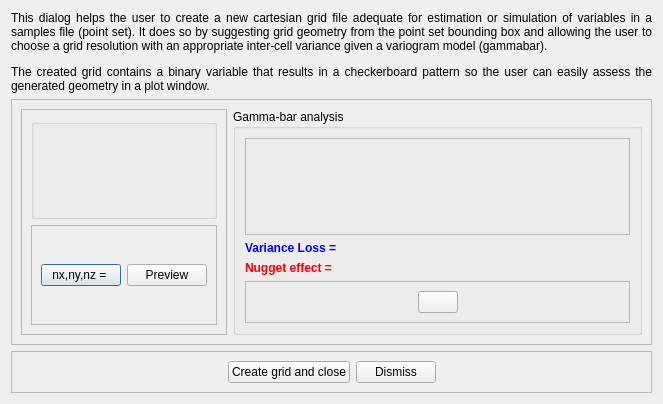
<?xml version="1.0" encoding="UTF-8"?>
<ui version="4.0">
 <class>CreateGridDialog</class>
 <widget class="QDialog" name="CreateGridDialog">
  <property name="geometry">
   <rect>
    <x>0</x>
    <y>0</y>
    <width>663</width>
    <height>404</height>
   </rect>
  </property>
  <property name="windowTitle">
   <string>Dialog</string>
  </property>
  <layout class="QVBoxLayout" name="verticalLayout_2">
   <item>
    <widget class="QLabel" name="label">
     <property name="text">
      <string>&lt;html&gt;&lt;head/&gt;&lt;body&gt;&lt;p&gt;This dialog helps the user to create a new cartesian grid file adequate for estimation or simulation of variables in a samples file (point set). It does so by suggesting grid geometry from the point set bounding box and allowing the user to choose a grid resolution with an appropriate inter-cell variance given a variogram model (gammabar).&lt;/p&gt;&lt;p&gt;The created grid contains a binary variable that results in a checkerboard pattern so the user can easily assess the generated geometry in a plot window.&lt;/p&gt;&lt;/body&gt;&lt;/html&gt;</string>
     </property>
     <property name="alignment">
      <set>Qt::AlignJustify|Qt::AlignVCenter</set>
     </property>
     <property name="wordWrap">
      <bool>true</bool>
     </property>
    </widget>
   </item>
   <item>
    <widget class="QFrame" name="frame_2">
     <property name="sizePolicy">
      <sizepolicy hsizetype="Preferred" vsizetype="Expanding">
       <horstretch>0</horstretch>
       <verstretch>0</verstretch>
      </sizepolicy>
     </property>
     <property name="frameShape">
      <enum>QFrame::StyledPanel</enum>
     </property>
     <property name="frameShadow">
      <enum>QFrame::Raised</enum>
     </property>
     <layout class="QHBoxLayout" name="horizontalLayout_3">
      <item>
       <widget class="QFrame" name="frame_4">
        <property name="frameShape">
         <enum>QFrame::StyledPanel</enum>
        </property>
        <property name="frameShadow">
         <enum>QFrame::Raised</enum>
        </property>
        <layout class="QVBoxLayout" name="verticalLayout_4">
         <item>
          <widget class="QGroupBox" name="groupBox">
           <property name="title">
            <string/>
           </property>
           <layout class="QVBoxLayout" name="grpGridParameters">
            <property name="spacing">
             <number>0</number>
            </property>
            <property name="leftMargin">
             <number>0</number>
            </property>
            <property name="topMargin">
             <number>0</number>
            </property>
            <property name="rightMargin">
             <number>0</number>
            </property>
            <property name="bottomMargin">
             <number>0</number>
            </property>
           </layout>
          </widget>
         </item>
         <item>
          <widget class="QFrame" name="frame_5">
           <property name="frameShape">
            <enum>QFrame::StyledPanel</enum>
           </property>
           <property name="frameShadow">
            <enum>QFrame::Raised</enum>
           </property>
           <layout class="QHBoxLayout" name="horizontalLayout_4">
            <item>
             <widget class="QPushButton" name="btnCalcN">
              <property name="toolTip">
               <string>Compute new nx,ny,nz from the current origin and cell size values so all data is within the grid.</string>
              </property>
              <property name="text">
               <string>nx,ny,nz = </string>
              </property>
             </widget>
            </item>
            <item>
             <widget class="QPushButton" name="btnPreview">
              <property name="text">
               <string>Preview</string>
              </property>
             </widget>
            </item>
           </layout>
          </widget>
         </item>
        </layout>
       </widget>
      </item>
      <item>
       <widget class="QGroupBox" name="groupBox_2">
        <property name="title">
         <string>Gamma-bar analysis</string>
        </property>
        <layout class="QVBoxLayout" name="verticalLayout">
         <item>
          <widget class="QFrame" name="frmVariogramModels">
           <property name="sizePolicy">
            <sizepolicy hsizetype="Preferred" vsizetype="Expanding">
             <horstretch>0</horstretch>
             <verstretch>0</verstretch>
            </sizepolicy>
           </property>
           <property name="frameShape">
            <enum>QFrame::StyledPanel</enum>
           </property>
           <property name="frameShadow">
            <enum>QFrame::Raised</enum>
           </property>
           <layout class="QVBoxLayout" name="verticalLayout_3">
            <property name="spacing">
             <number>0</number>
            </property>
            <property name="leftMargin">
             <number>0</number>
            </property>
            <property name="topMargin">
             <number>0</number>
            </property>
            <property name="rightMargin">
             <number>0</number>
            </property>
            <property name="bottomMargin">
             <number>0</number>
            </property>
           </layout>
          </widget>
         </item>
         <item>
          <widget class="QLabel" name="lblVarianceLoss">
           <property name="text">
            <string>&lt;html&gt;&lt;head/&gt;&lt;body&gt;&lt;p&gt;&lt;span style=&quot; font-weight:600; color:#0000ff;&quot;&gt;Variance Loss = &lt;/span&gt;&lt;/p&gt;&lt;/body&gt;&lt;/html&gt;</string>
           </property>
          </widget>
         </item>
         <item>
          <widget class="QLabel" name="lblNugget">
           <property name="text">
            <string>&lt;html&gt;&lt;head/&gt;&lt;body&gt;&lt;p&gt;&lt;span style=&quot; font-weight:600; color:#ff0000;&quot;&gt;Nugget effect = &lt;/span&gt;&lt;/p&gt;&lt;/body&gt;&lt;/html&gt;</string>
           </property>
          </widget>
         </item>
         <item>
          <widget class="QFrame" name="frame_3">
           <property name="sizePolicy">
            <sizepolicy hsizetype="Preferred" vsizetype="Minimum">
             <horstretch>0</horstretch>
             <verstretch>0</verstretch>
            </sizepolicy>
           </property>
           <property name="frameShape">
            <enum>QFrame::StyledPanel</enum>
           </property>
           <property name="frameShadow">
            <enum>QFrame::Raised</enum>
           </property>
           <layout class="QHBoxLayout" name="horizontalLayout_2">
            <item>
             <spacer name="horizontalSpacer_3">
              <property name="orientation">
               <enum>Qt::Horizontal</enum>
              </property>
              <property name="sizeHint" stdset="0">
               <size>
                <width>117</width>
                <height>20</height>
               </size>
              </property>
             </spacer>
            </item>
            <item>
             <widget class="QPushButton" name="btnRunGammaBar">
              <property name="toolTip">
               <string>Run gammabar</string>
              </property>
              <property name="text">
               <string/>
              </property>
              <property name="icon">
               <iconset resource="resources.qrc">
                <normaloff>:/icons/gbar16</normaloff>:/icons/gbar16</iconset>
              </property>
             </widget>
            </item>
            <item>
             <spacer name="horizontalSpacer_4">
              <property name="orientation">
               <enum>Qt::Horizontal</enum>
              </property>
              <property name="sizeHint" stdset="0">
               <size>
                <width>117</width>
                <height>20</height>
               </size>
              </property>
             </spacer>
            </item>
           </layout>
          </widget>
         </item>
        </layout>
       </widget>
      </item>
     </layout>
    </widget>
   </item>
   <item>
    <widget class="QFrame" name="frame">
     <property name="sizePolicy">
      <sizepolicy hsizetype="Preferred" vsizetype="Minimum">
       <horstretch>0</horstretch>
       <verstretch>0</verstretch>
      </sizepolicy>
     </property>
     <property name="frameShape">
      <enum>QFrame::StyledPanel</enum>
     </property>
     <property name="frameShadow">
      <enum>QFrame::Raised</enum>
     </property>
     <layout class="QHBoxLayout" name="horizontalLayout">
      <item>
       <spacer name="horizontalSpacer">
        <property name="orientation">
         <enum>Qt::Horizontal</enum>
        </property>
        <property name="sizeHint" stdset="0">
         <size>
          <width>130</width>
          <height>20</height>
         </size>
        </property>
       </spacer>
      </item>
      <item>
       <widget class="QPushButton" name="btnCreateAndClose">
        <property name="text">
         <string>Create grid and close</string>
        </property>
       </widget>
      </item>
      <item>
       <widget class="QPushButton" name="btnDismiss">
        <property name="text">
         <string>Dismiss</string>
        </property>
       </widget>
      </item>
      <item>
       <spacer name="horizontalSpacer_2">
        <property name="orientation">
         <enum>Qt::Horizontal</enum>
        </property>
        <property name="sizeHint" stdset="0">
         <size>
          <width>130</width>
          <height>20</height>
         </size>
        </property>
       </spacer>
      </item>
     </layout>
    </widget>
   </item>
  </layout>
 </widget>
 <resources>
  <include location="resources.qrc"/>
 </resources>
 <connections>
  <connection>
   <sender>btnDismiss</sender>
   <signal>clicked()</signal>
   <receiver>CreateGridDialog</receiver>
   <slot>reject()</slot>
   <hints>
    <hint type="sourcelabel">
     <x>426</x>
     <y>384</y>
    </hint>
    <hint type="destinationlabel">
     <x>503</x>
     <y>320</y>
    </hint>
   </hints>
  </connection>
  <connection>
   <sender>btnRunGammaBar</sender>
   <signal>clicked()</signal>
   <receiver>CreateGridDialog</receiver>
   <slot>runGammaBar()</slot>
   <hints>
    <hint type="sourcelabel">
     <x>446</x>
     <y>315</y>
    </hint>
    <hint type="destinationlabel">
     <x>503</x>
     <y>257</y>
    </hint>
   </hints>
  </connection>
  <connection>
   <sender>btnCreateAndClose</sender>
   <signal>clicked()</signal>
   <receiver>CreateGridDialog</receiver>
   <slot>createGridAndClose()</slot>
   <hints>
    <hint type="sourcelabel">
     <x>345</x>
     <y>384</y>
    </hint>
    <hint type="destinationlabel">
     <x>504</x>
     <y>298</y>
    </hint>
   </hints>
  </connection>
  <connection>
   <sender>btnCalcN</sender>
   <signal>clicked()</signal>
   <receiver>CreateGridDialog</receiver>
   <slot>calcN()</slot>
   <hints>
    <hint type="sourcelabel">
     <x>105</x>
     <y>284</y>
    </hint>
    <hint type="destinationlabel">
     <x>7</x>
     <y>333</y>
    </hint>
   </hints>
  </connection>
  <connection>
   <sender>btnPreview</sender>
   <signal>clicked()</signal>
   <receiver>CreateGridDialog</receiver>
   <slot>preview()</slot>
   <hints>
    <hint type="sourcelabel">
     <x>154</x>
     <y>275</y>
    </hint>
    <hint type="destinationlabel">
     <x>4</x>
     <y>284</y>
    </hint>
   </hints>
  </connection>
 </connections>
 <slots>
  <slot>runGammaBar()</slot>
  <slot>createGridAndClose()</slot>
  <slot>calcN()</slot>
  <slot>preview()</slot>
 </slots>
</ui>
